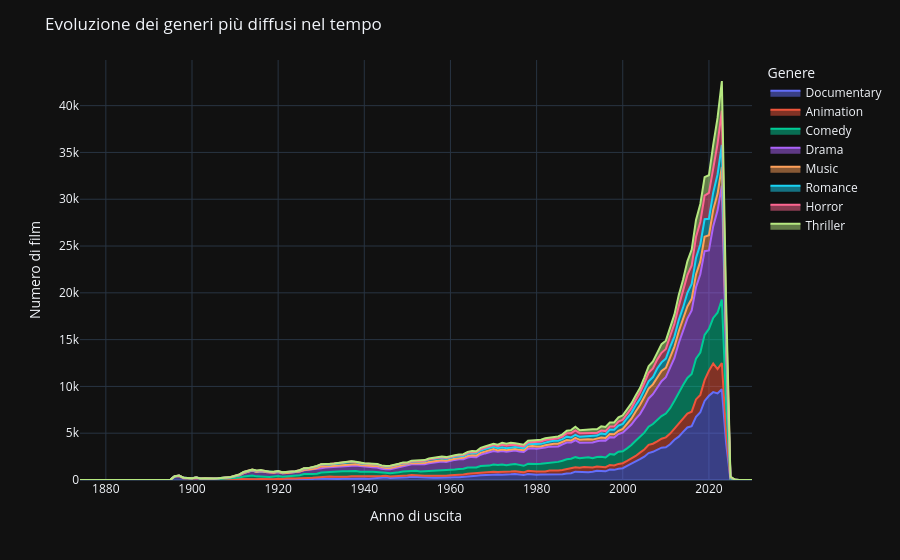

The code cell stored with this chart in its notebook:
### Markdown cell above
### Chart

### Code cell
import plotly.express as px

fig = px.area(
    genre_year_counts,
    x=col_year,
    y="count",
    color="genre",
    custom_data=["hover_text"],
)

# tooltip personalizzato: uso la stringa che abbiamo costruito sopra
fig.update_traces(
    hovertemplate="%{customdata[0]}<extra></extra>"
)

fig.update_layout(
    title="Evoluzione dei generi più diffusi nel tempo",
    xaxis_title="Anno di uscita",
    yaxis_title="Numero di film",
    legend_title="Genere",
    template="plotly_dark"  # per stare più vicino al look scuro dello screen
)

fig.show()

### Figure 1 — Plotly figure (JSON) as saved in the notebook; plotly's stock layout.template omitted (floating-point values rounded to 4 significant figures; data arrays with more than 128 entries replaced by an {"elided": "..."} marker saying what was removed)
{"data": [{"customdata": {"elided": "143x1 str values"}, "fillpattern": {"shape": ""}, "hovertemplate": "%{customdata[0]}<extra></extra>", "legendgroup": "Documentary", "line": {"color": "#636efa"}, "marker": {"symbol": "circle"}, "mode": "lines", "name": "Documentary", "orientation": "v", "showlegend": true, "stackgroup": "1", "x": {"elided": "143 str values"}, "xaxis": "x", "y": {"elided": "143 int values"}, "yaxis": "y", "type": "scatter"}, {"customdata": {"elided": "133x1 str values"}, "fillpattern": {"shape": ""}, "hovertemplate": "%{customdata[0]}<extra></extra>", "legendgroup": "Animation", "line": {"color": "#EF553B"}, "marker": {"symbol": "circle"}, "mode": "lines", "name": "Animation", "orientation": "v", "showlegend": true, "stackgroup": "1", "x": {"elided": "133 str values"}, "xaxis": "x", "y": {"elided": "133 int values"}, "yaxis": "y", "type": "scatter"}, {"customdata": {"elided": "138x1 str values"}, "fillpattern": {"shape": ""}, "hovertemplate": "%{customdata[0]}<extra></extra>", "legendgroup": "Comedy", "line": {"color": "#00cc96"}, "marker": {"symbol": "circle"}, "mode": "lines", "name": "Comedy", "orientation": "v", "showlegend": true, "stackgroup": "1", "x": {"elided": "138 str values"}, "xaxis": "x", "y": {"elided": "138 int values"}, "yaxis": "y", "type": "scatter"}, {"customdata": {"elided": "138x1 str values"}, "fillpattern": {"shape": ""}, "hovertemplate": "%{customdata[0]}<extra></extra>", "legendgroup": "Drama", "line": {"color": "#ab63fa"}, "marker": {"symbol": "circle"}, "mode": "lines", "name": "Drama", "orientation": "v", "showlegend": true, "stackgroup": "1", "x": {"elided": "138 str values"}, "xaxis": "x", "y": {"elided": "138 int values"}, "yaxis": "y", "type": "scatter"}, {"customdata": [["Genere: Music<br>Anno: 1894-01-01 00:00:00<br>Film: 1"], ["Genere: Music<br>Anno: 1897-01-01 00:00:00<br>Film: 1"], ["Genere: Music<br>Anno: 1898-01-01 00:00:00<br>Film: 1"], ["Genere: Music<br>Anno: 1899-01-01 00:00:00<br>Film: 1"], ["Genere: Music<br>Anno: 1900-01-01 00:00:00<br>Film: 4"], ["Genere: Music<br>Anno: 1902-01-01 00:00:00<br>Film: 3"], ["Genere: Music<br>Anno: 1903-01-01 00:00:00<br>Film: 1"], ["Genere: Music<br>Anno: 1905-01-01 00:00:00<br>Film: 7"], ["Genere: Music<br>Anno: 1906-01-01 00:00:00<br>Film: 3"], ["Genere: Music<br>Anno: 1907-01-01 00:00:00<br>Film: 5"], ["Genere: Music<br>Anno: 1908-01-01 00:00:00<br>Film: 11"], ["Genere: Music<br>Anno: 1909-01-01 00:00:00<br>Film: 3"], ["Genere: Music<br>Anno: 1910-01-01 00:00:00<br>Film: 3"], ["Genere: Music<br>Anno: 1911-01-01 00:00:00<br>Film: 3"], ["Genere: Music<br>Anno: 1913-01-01 00:00:00<br>Film: 4"], ["Genere: Music<br>Anno: 1914-01-01 00:00:00<br>Film: 1"], ["Genere: Music<br>Anno: 1915-01-01 00:00:00<br>Film: 1"], ["Genere: Music<br>Anno: 1917-01-01 00:00:00<br>Film: 1"], ["Genere: Music<br>Anno: 1919-01-01 00:00:00<br>Film: 1"], ["Genere: Music<br>Anno: 1921-01-01 00:00:00<br>Film: 2"], ["Genere: Music<br>Anno: 1922-01-01 00:00:00<br>Film: 1"], ["Genere: Music<br>Anno: 1923-01-01 00:00:00<br>Film: 2"], ["Genere: Music<br>Anno: 1924-01-01 00:00:00<br>Film: 1"], ["Genere: Music<br>Anno: 1925-01-01 00:00:00<br>Film: 1"], ["Genere: Music<br>Anno: 1926-01-01 00:00:00<br>Film: 21"], ["Genere: Music<br>Anno: 1927-01-01 00:00:00<br>Film: 14"], ["Genere: Music<br>Anno: 1928-01-01 00:00:00<br>Film: 27"], ["Genere: Music<br>Anno: 1929-01-01 00:00:00<br>Film: 111"], ["Genere: Music<br>Anno: 1930-01-01 00:00:00<br>Film: 196"], ["Genere: Music<br>Anno: 1931-01-01 00:00:00<br>Film: 93"], ["Genere: Music<br>Anno: 1932-01-01 00:00:00<br>Film: 100"], ["Genere: Music<br>Anno: 1933-01-01 00:00:00<br>Film: 136"], ["Genere: Music<br>Anno: 1934-01-01 00:00:00<br>Film: 136"], ["Genere: Music<br>Anno: 1935-01-01 00:00:00<br>Film: 145"], ["Genere: Music<br>Anno: 1936-01-01 00:00:00<br>Film: 154"], ["Genere: Music<br>Anno: 1937-01-01 00:00:00<br>Film: 136"], ["Genere: Music<br>Anno: 1938-01-01 00:00:00<br>Film: 137"], ["Genere: Music<br>Anno: 1939-01-01 00:00:00<br>Film: 115"], ["Genere: Music<br>Anno: 1940-01-01 00:00:00<br>Film: 125"], ["Genere: Music<br>Anno: 1941-01-01 00:00:00<br>Film: 137"], ["Genere: Music<br>Anno: 1942-01-01 00:00:00<br>Film: 136"], ["Genere: Music<br>Anno: 1943-01-01 00:00:00<br>Film: 156"], ["Genere: Music<br>Anno: 1944-01-01 00:00:00<br>Film: 164"], ["Genere: Music<br>Anno: 1945-01-01 00:00:00<br>Film: 141"], ["Genere: Music<br>Anno: 1946-01-01 00:00:00<br>Film: 135"], ["Genere: Music<br>Anno: 1947-01-01 00:00:00<br>Film: 118"], ["Genere: Music<br>Anno: 1948-01-01 00:00:00<br>Film: 100"], ["Genere: Music<br>Anno: 1949-01-01 00:00:00<br>Film: 116"], ["Genere: Music<br>Anno: 1950-01-01 00:00:00<br>Film: 82"], ["Genere: Music<br>Anno: 1951-01-01 00:00:00<br>Film: 127"], ["Genere: Music<br>Anno: 1952-01-01 00:00:00<br>Film: 117"], ["Genere: Music<br>Anno: 1953-01-01 00:00:00<br>Film: 131"], ["Genere: Music<br>Anno: 1954-01-01 00:00:00<br>Film: 113"], ["Genere: Music<br>Anno: 1955-01-01 00:00:00<br>Film: 136"], ["Genere: Music<br>Anno: 1956-01-01 00:00:00<br>Film: 152"], ["Genere: Music<br>Anno: 1957-01-01 00:00:00<br>Film: 135"], ["Genere: Music<br>Anno: 1958-01-01 00:00:00<br>Film: 133"], ["Genere: Music<br>Anno: 1959-01-01 00:00:00<br>Film: 120"], ["Genere: Music<br>Anno: 1960-01-01 00:00:00<br>Film: 118"], ["Genere: Music<br>Anno: 1961-01-01 00:00:00<br>Film: 118"], ["Genere: Music<br>Anno: 1962-01-01 00:00:00<br>Film: 132"], ["Genere: Music<br>Anno: 1963-01-01 00:00:00<br>Film: 149"], ["Genere: Music<br>Anno: 1964-01-01 00:00:00<br>Film: 169"], ["Genere: Music<br>Anno: 1965-01-01 00:00:00<br>Film: 165"], ["Genere: Music<br>Anno: 1966-01-01 00:00:00<br>Film: 173"], ["Genere: Music<br>Anno: 1967-01-01 00:00:00<br>Film: 205"], ["Genere: Music<br>Anno: 1968-01-01 00:00:00<br>Film: 193"], ["Genere: Music<br>Anno: 1969-01-01 00:00:00<br>Film: 193"], ["Genere: Music<br>Anno: 1970-01-01 00:00:00<br>Film: 207"], ["Genere: Music<br>Anno: 1971-01-01 00:00:00<br>Film: 144"], ["Genere: Music<br>Anno: 1972-01-01 00:00:00<br>Film: 175"], ["Genere: Music<br>Anno: 1973-01-01 00:00:00<br>Film: 166"], ["Genere: Music<br>Anno: 1974-01-01 00:00:00<br>Film: 151"], ["Genere: Music<br>Anno: 1975-01-01 00:00:00<br>Film: 152"], ["Genere: Music<br>Anno: 1976-01-01 00:00:00<br>Film: 177"], ["Genere: Music<br>Anno: 1977-01-01 00:00:00<br>Film: 190"], ["Genere: Music<br>Anno: 1978-01-01 00:00:00<br>Film: 224"], ["Genere: Music<br>Anno: 1979-01-01 00:00:00<br>Film: 228"], ["Genere: Music<br>Anno: 1980-01-01 00:00:00<br>Film: 244"], ["Genere: Music<br>Anno: 1981-01-01 00:00:00<br>Film: 222"], ["Genere: Music<br>Anno: 1982-01-01 00:00:00<br>Film: 243"], ["Genere: Music<br>Anno: 1983-01-01 00:00:00<br>Film: 252"], ["Genere: Music<br>Anno: 1984-01-01 00:00:00<br>Film: 265"], ["Genere: Music<br>Anno: 1985-01-01 00:00:00<br>Film: 293"], ["Genere: Music<br>Anno: 1986-01-01 00:00:00<br>Film: 257"], ["Genere: Music<br>Anno: 1987-01-01 00:00:00<br>Film: 271"], ["Genere: Music<br>Anno: 1988-01-01 00:00:00<br>Film: 225"], ["Genere: Music<br>Anno: 1989-01-01 00:00:00<br>Film: 260"], ["Genere: Music<br>Anno: 1990-01-01 00:00:00<br>Film: 322"], ["Genere: Music<br>Anno: 1991-01-01 00:00:00<br>Film: 332"], ["Genere: Music<br>Anno: 1992-01-01 00:00:00<br>Film: 307"], ["Genere: Music<br>Anno: 1993-01-01 00:00:00<br>Film: 303"], ["Genere: Music<br>Anno: 1994-01-01 00:00:00<br>Film: 250"], ["Genere: Music<br>Anno: 1995-01-01 00:00:00<br>Film: 315"], ["Genere: Music<br>Anno: 1996-01-01 00:00:00<br>Film: 278"], ["Genere: Music<br>Anno: 1997-01-01 00:00:00<br>Film: 338"], ["Genere: Music<br>Anno: 1998-01-01 00:00:00<br>Film: 341"], ["Genere: Music<br>Anno: 1999-01-01 00:00:00<br>Film: 356"], ["Genere: Music<br>Anno: 2000-01-01 00:00:00<br>Film: 396"], ["Genere: Music<br>Anno: 2001-01-01 00:00:00<br>Film: 549"], ["Genere: Music<br>Anno: 2002-01-01 00:00:00<br>Film: 617"], ["Genere: Music<br>Anno: 2003-01-01 00:00:00<br>Film: 796"], ["Genere: Music<br>Anno: 2004-01-01 00:00:00<br>Film: 967"], ["Genere: Music<br>Anno: 2005-01-01 00:00:00<br>Film: 1042"], ["Genere: Music<br>Anno: 2006-01-01 00:00:00<br>Film: 1064"], ["Genere: Music<br>Anno: 2007-01-01 00:00:00<br>Film: 1046"], ["Genere: Music<br>Anno: 2008-01-01 00:00:00<br>Film: 1102"], ["Genere: Music<br>Anno: 2009-01-01 00:00:00<br>Film: 1078"], ["Genere: Music<br>Anno: 2010-01-01 00:00:00<br>Film: 1011"], ["Genere: Music<br>Anno: 2011-01-01 00:00:00<br>Film: 1207"], ["Genere: Music<br>Anno: 2012-01-01 00:00:00<br>Film: 1208"], ["Genere: Music<br>Anno: 2013-01-01 00:00:00<br>Film: 1253"], ["Genere: Music<br>Anno: 2014-01-01 00:00:00<br>Film: 1250"], ["Genere: Music<br>Anno: 2015-01-01 00:00:00<br>Film: 1307"], ["Genere: Music<br>Anno: 2016-01-01 00:00:00<br>Film: 1230"], ["Genere: Music<br>Anno: 2017-01-01 00:00:00<br>Film: 1375"], ["Genere: Music<br>Anno: 2018-01-01 00:00:00<br>Film: 1367"], ["Genere: Music<br>Anno: 2019-01-01 00:00:00<br>Film: 1537"], ["Genere: Music<br>Anno: 2020-01-01 00:00:00<br>Film: 1607"], ["Genere: Music<br>Anno: 2021-01-01 00:00:00<br>Film: 1767"], ["Genere: Music<br>Anno: 2022-01-01 00:00:00<br>Film: 1797"], ["Genere: Music<br>Anno: 2023-01-01 00:00:00<br>Film: 2004"], ["Genere: Music<br>Anno: 2024-01-01 00:00:00<br>Film: 766"], ["Genere: Music<br>Anno: 2025-01-01 00:00:00<br>Film: 5"], ["Genere: Music<br>Anno: 2026-01-01 00:00:00<br>Film: 1"], ["Genere: Music<br>Anno: 2030-01-01 00:00:00<br>Film: 1"]], "fillpattern": {"shape": ""}, "hovertemplate": "%{customdata[0]}<extra></extra>", "legendgroup": "Music", "line": {"color": "#FFA15A"}, "marker": {"symbol": "circle"}, "mode": "lines", "name": "Music", "orientation": "v", "showlegend": true, "stackgroup": "1", "x": ["1894-01-01T00:00:00.000000000", "1897-01-01T00:00:00.000000000", "1898-01-01T00:00:00.000000000", "1899-01-01T00:00:00.000000000", "1900-01-01T00:00:00.000000000", "1902-01-01T00:00:00.000000000", "1903-01-01T00:00:00.000000000", "1905-01-01T00:00:00.000000000", "1906-01-01T00:00:00.000000000", "1907-01-01T00:00:00.000000000", "1908-01-01T00:00:00.000000000", "1909-01-01T00:00:00.000000000", "1910-01-01T00:00:00.000000000", "1911-01-01T00:00:00.000000000", "1913-01-01T00:00:00.000000000", "1914-01-01T00:00:00.000000000", "1915-01-01T00:00:00.000000000", "1917-01-01T00:00:00.000000000", "1919-01-01T00:00:00.000000000", "1921-01-01T00:00:00.000000000", "1922-01-01T00:00:00.000000000", "1923-01-01T00:00:00.000000000", "1924-01-01T00:00:00.000000000", "1925-01-01T00:00:00.000000000", "1926-01-01T00:00:00.000000000", "1927-01-01T00:00:00.000000000", "1928-01-01T00:00:00.000000000", "1929-01-01T00:00:00.000000000", "1930-01-01T00:00:00.000000000", "1931-01-01T00:00:00.000000000", "1932-01-01T00:00:00.000000000", "1933-01-01T00:00:00.000000000", "1934-01-01T00:00:00.000000000", "1935-01-01T00:00:00.000000000", "1936-01-01T00:00:00.000000000", "1937-01-01T00:00:00.000000000", "1938-01-01T00:00:00.000000000", "1939-01-01T00:00:00.000000000", "1940-01-01T00:00:00.000000000", "1941-01-01T00:00:00.000000000", "1942-01-01T00:00:00.000000000", "1943-01-01T00:00:00.000000000", "1944-01-01T00:00:00.000000000", "1945-01-01T00:00:00.000000000", "1946-01-01T00:00:00.000000000", "1947-01-01T00:00:00.000000000", "1948-01-01T00:00:00.000000000", "1949-01-01T00:00:00.000000000", "1950-01-01T00:00:00.000000000", "1951-01-01T00:00:00.000000000", "1952-01-01T00:00:00.000000000", "1953-01-01T00:00:00.000000000", "1954-01-01T00:00:00.000000000", "1955-01-01T00:00:00.000000000", "1956-01-01T00:00:00.000000000", "1957-01-01T00:00:00.000000000", "1958-01-01T00:00:00.000000000", "1959-01-01T00:00:00.000000000", "1960-01-01T00:00:00.000000000", "1961-01-01T00:00:00.000000000", "1962-01-01T00:00:00.000000000", "1963-01-01T00:00:00.000000000", "1964-01-01T00:00:00.000000000", "1965-01-01T00:00:00.000000000", "1966-01-01T00:00:00.000000000", "1967-01-01T00:00:00.000000000", "1968-01-01T00:00:00.000000000", "1969-01-01T00:00:00.000000000", "1970-01-01T00:00:00.000000000", "1971-01-01T00:00:00.000000000", "1972-01-01T00:00:00.000000000", "1973-01-01T00:00:00.000000000", "1974-01-01T00:00:00.000000000", "1975-01-01T00:00:00.000000000", "1976-01-01T00:00:00.000000000", "1977-01-01T00:00:00.000000000", "1978-01-01T00:00:00.000000000", "1979-01-01T00:00:00.000000000", "1980-01-01T00:00:00.000000000", "1981-01-01T00:00:00.000000000", "1982-01-01T00:00:00.000000000", "1983-01-01T00:00:00.000000000", "1984-01-01T00:00:00.000000000", "1985-01-01T00:00:00.000000000", "1986-01-01T00:00:00.000000000", "1987-01-01T00:00:00.000000000", "1988-01-01T00:00:00.000000000", "1989-01-01T00:00:00.000000000", "1990-01-01T00:00:00.000000000", "1991-01-01T00:00:00.000000000", "1992-01-01T00:00:00.000000000", "1993-01-01T00:00:00.000000000", "1994-01-01T00:00:00.000000000", "1995-01-01T00:00:00.000000000", "1996-01-01T00:00:00.000000000", "1997-01-01T00:00:00.000000000", "1998-01-01T00:00:00.000000000", "1999-01-01T00:00:00.000000000", "2000-01-01T00:00:00.000000000", "2001-01-01T00:00:00.000000000", "2002-01-01T00:00:00.000000000", "2003-01-01T00:00:00.000000000", "2004-01-01T00:00:00.000000000", "2005-01-01T00:00:00.000000000", "2006-01-01T00:00:00.000000000", "2007-01-01T00:00:00.000000000", "2008-01-01T00:00:00.000000000", "2009-01-01T00:00:00.000000000", "2010-01-01T00:00:00.000000000", "2011-01-01T00:00:00.000000000", "2012-01-01T00:00:00.000000000", "2013-01-01T00:00:00.000000000", "2014-01-01T00:00:00.000000000", "2015-01-01T00:00:00.000000000", "2016-01-01T00:00:00.000000000", "2017-01-01T00:00:00.000000000", "2018-01-01T00:00:00.000000000", "2019-01-01T00:00:00.000000000", "2020-01-01T00:00:00.000000000", "2021-01-01T00:00:00.000000000", "2022-01-01T00:00:00.000000000", "2023-01-01T00:00:00.000000000", "2024-01-01T00:00:00.000000000", "2025-01-01T00:00:00.000000000", "2026-01-01T00:00:00.000000000", "2030-01-01T00:00:00.000000000"], "xaxis": "x", "y": [1, 1, 1, 1, 4, 3, 1, 7, 3, 5, 11, 3, 3, 3, 4, 1, 1, 1, 1, 2, 1, 2, 1, 1, 21, 14, 27, 111, 196, 93, 100, 136, 136, 145, 154, 136, 137, 115, 125, 137, 136, 156, 164, 141, 135, 118, 100, 116, 82, 127, 117, 131, 113, 136, 152, 135, 133, 120, 118, 118, 132, 149, 169, 165, 173, 205, 193, 193, 207, 144, 175, 166, 151, 152, 177, 190, 224, 228, 244, 222, 243, 252, 265, 293, 257, 271, 225, 260, 322, 332, 307, 303, 250, 315, 278, 338, 341, 356, 396, 549, 617, 796, 967, 1042, 1064, 1046, 1102, 1078, 1011, 1207, 1208, 1253, 1250, 1307, 1230, 1375, 1367, 1537, 1607, 1767, 1797, 2004, 766, 5, 1, 1], "yaxis": "y", "type": "scatter"}, {"customdata": {"elided": "131x1 str values"}, "fillpattern": {"shape": ""}, "hovertemplate": "%{customdata[0]}<extra></extra>", "legendgroup": "Romance", "line": {"color": "#19d3f3"}, "marker": {"symbol": "circle"}, "mode": "lines", "name": "Romance", "orientation": "v", "showlegend": true, "stackgroup": "1", "x": {"elided": "131 str values"}, "xaxis": "x", "y": {"elided": "131 int values"}, "yaxis": "y", "type": "scatter"}, {"customdata": {"elided": "132x1 str values"}, "fillpattern": {"shape": ""}, "hovertemplate": "%{customdata[0]}<extra></extra>", "legendgroup": "Horror", "line": {"color": "#FF6692"}, "marker": {"symbol": "circle"}, "mode": "lines", "name": "Horror", "orientation": "v", "showlegend": true, "stackgroup": "1", "x": {"elided": "132 str values"}, "xaxis": "x", "y": {"elided": "132 int values"}, "yaxis": "y", "type": "scatter"}, {"customdata": [["Genere: Thriller<br>Anno: 1902-01-01 00:00:00<br>Film: 1"], ["Genere: Thriller<br>Anno: 1904-01-01 00:00:00<br>Film: 2"], ["Genere: Thriller<br>Anno: 1906-01-01 00:00:00<br>Film: 2"], ["Genere: Thriller<br>Anno: 1908-01-01 00:00:00<br>Film: 4"], ["Genere: Thriller<br>Anno: 1909-01-01 00:00:00<br>Film: 2"], ["Genere: Thriller<br>Anno: 1910-01-01 00:00:00<br>Film: 5"], ["Genere: Thriller<br>Anno: 1911-01-01 00:00:00<br>Film: 10"], ["Genere: Thriller<br>Anno: 1912-01-01 00:00:00<br>Film: 13"], ["Genere: Thriller<br>Anno: 1913-01-01 00:00:00<br>Film: 15"], ["Genere: Thriller<br>Anno: 1914-01-01 00:00:00<br>Film: 18"], ["Genere: Thriller<br>Anno: 1915-01-01 00:00:00<br>Film: 60"], ["Genere: Thriller<br>Anno: 1916-01-01 00:00:00<br>Film: 64"], ["Genere: Thriller<br>Anno: 1917-01-01 00:00:00<br>Film: 18"], ["Genere: Thriller<br>Anno: 1918-01-01 00:00:00<br>Film: 4"], ["Genere: Thriller<br>Anno: 1919-01-01 00:00:00<br>Film: 4"], ["Genere: Thriller<br>Anno: 1920-01-01 00:00:00<br>Film: 9"], ["Genere: Thriller<br>Anno: 1921-01-01 00:00:00<br>Film: 8"], ["Genere: Thriller<br>Anno: 1922-01-01 00:00:00<br>Film: 5"], ["Genere: Thriller<br>Anno: 1923-01-01 00:00:00<br>Film: 4"], ["Genere: Thriller<br>Anno: 1924-01-01 00:00:00<br>Film: 4"], ["Genere: Thriller<br>Anno: 1925-01-01 00:00:00<br>Film: 10"], ["Genere: Thriller<br>Anno: 1926-01-01 00:00:00<br>Film: 13"], ["Genere: Thriller<br>Anno: 1927-01-01 00:00:00<br>Film: 7"], ["Genere: Thriller<br>Anno: 1928-01-01 00:00:00<br>Film: 11"], ["Genere: Thriller<br>Anno: 1929-01-01 00:00:00<br>Film: 21"], ["Genere: Thriller<br>Anno: 1930-01-01 00:00:00<br>Film: 10"], ["Genere: Thriller<br>Anno: 1931-01-01 00:00:00<br>Film: 20"], ["Genere: Thriller<br>Anno: 1932-01-01 00:00:00<br>Film: 27"], ["Genere: Thriller<br>Anno: 1933-01-01 00:00:00<br>Film: 22"], ["Genere: Thriller<br>Anno: 1934-01-01 00:00:00<br>Film: 28"], ["Genere: Thriller<br>Anno: 1935-01-01 00:00:00<br>Film: 31"], ["Genere: Thriller<br>Anno: 1936-01-01 00:00:00<br>Film: 34"], ["Genere: Thriller<br>Anno: 1937-01-01 00:00:00<br>Film: 30"], ["Genere: Thriller<br>Anno: 1938-01-01 00:00:00<br>Film: 23"], ["Genere: Thriller<br>Anno: 1939-01-01 00:00:00<br>Film: 38"], ["Genere: Thriller<br>Anno: 1940-01-01 00:00:00<br>Film: 34"], ["Genere: Thriller<br>Anno: 1941-01-01 00:00:00<br>Film: 35"], ["Genere: Thriller<br>Anno: 1942-01-01 00:00:00<br>Film: 52"], ["Genere: Thriller<br>Anno: 1943-01-01 00:00:00<br>Film: 41"], ["Genere: Thriller<br>Anno: 1944-01-01 00:00:00<br>Film: 39"], ["Genere: Thriller<br>Anno: 1945-01-01 00:00:00<br>Film: 52"], ["Genere: Thriller<br>Anno: 1946-01-01 00:00:00<br>Film: 71"], ["Genere: Thriller<br>Anno: 1947-01-01 00:00:00<br>Film: 63"], ["Genere: Thriller<br>Anno: 1948-01-01 00:00:00<br>Film: 75"], ["Genere: Thriller<br>Anno: 1949-01-01 00:00:00<br>Film: 67"], ["Genere: Thriller<br>Anno: 1950-01-01 00:00:00<br>Film: 66"], ["Genere: Thriller<br>Anno: 1951-01-01 00:00:00<br>Film: 68"], ["Genere: Thriller<br>Anno: 1952-01-01 00:00:00<br>Film: 65"], ["Genere: Thriller<br>Anno: 1953-01-01 00:00:00<br>Film: 76"], ["Genere: Thriller<br>Anno: 1954-01-01 00:00:00<br>Film: 74"], ["Genere: Thriller<br>Anno: 1955-01-01 00:00:00<br>Film: 73"], ["Genere: Thriller<br>Anno: 1956-01-01 00:00:00<br>Film: 92"], ["Genere: Thriller<br>Anno: 1957-01-01 00:00:00<br>Film: 84"], ["Genere: Thriller<br>Anno: 1958-01-01 00:00:00<br>Film: 88"], ["Genere: Thriller<br>Anno: 1959-01-01 00:00:00<br>Film: 100"], ["Genere: Thriller<br>Anno: 1960-01-01 00:00:00<br>Film: 92"], ["Genere: Thriller<br>Anno: 1961-01-01 00:00:00<br>Film: 88"], ["Genere: Thriller<br>Anno: 1962-01-01 00:00:00<br>Film: 86"], ["Genere: Thriller<br>Anno: 1963-01-01 00:00:00<br>Film: 91"], ["Genere: Thriller<br>Anno: 1964-01-01 00:00:00<br>Film: 131"], ["Genere: Thriller<br>Anno: 1965-01-01 00:00:00<br>Film: 119"], ["Genere: Thriller<br>Anno: 1966-01-01 00:00:00<br>Film: 117"], ["Genere: Thriller<br>Anno: 1967-01-01 00:00:00<br>Film: 148"], ["Genere: Thriller<br>Anno: 1968-01-01 00:00:00<br>Film: 139"], ["Genere: Thriller<br>Anno: 1969-01-01 00:00:00<br>Film: 164"], ["Genere: Thriller<br>Anno: 1970-01-01 00:00:00<br>Film: 148"], ["Genere: Thriller<br>Anno: 1971-01-01 00:00:00<br>Film: 166"], ["Genere: Thriller<br>Anno: 1972-01-01 00:00:00<br>Film: 221"], ["Genere: Thriller<br>Anno: 1973-01-01 00:00:00<br>Film: 235"], ["Genere: Thriller<br>Anno: 1974-01-01 00:00:00<br>Film: 230"], ["Genere: Thriller<br>Anno: 1975-01-01 00:00:00<br>Film: 179"], ["Genere: Thriller<br>Anno: 1976-01-01 00:00:00<br>Film: 184"], ["Genere: Thriller<br>Anno: 1977-01-01 00:00:00<br>Film: 192"], ["Genere: Thriller<br>Anno: 1978-01-01 00:00:00<br>Film: 181"], ["Genere: Thriller<br>Anno: 1979-01-01 00:00:00<br>Film: 156"], ["Genere: Thriller<br>Anno: 1980-01-01 00:00:00<br>Film: 190"], ["Genere: Thriller<br>Anno: 1981-01-01 00:00:00<br>Film: 187"], ["Genere: Thriller<br>Anno: 1982-01-01 00:00:00<br>Film: 195"], ["Genere: Thriller<br>Anno: 1983-01-01 00:00:00<br>Film: 191"], ["Genere: Thriller<br>Anno: 1984-01-01 00:00:00<br>Film: 223"], ["Genere: Thriller<br>Anno: 1985-01-01 00:00:00<br>Film: 209"], ["Genere: Thriller<br>Anno: 1986-01-01 00:00:00<br>Film: 244"], ["Genere: Thriller<br>Anno: 1987-01-01 00:00:00<br>Film: 272"], ["Genere: Thriller<br>Anno: 1988-01-01 00:00:00<br>Film: 324"], ["Genere: Thriller<br>Anno: 1989-01-01 00:00:00<br>Film: 376"], ["Genere: Thriller<br>Anno: 1990-01-01 00:00:00<br>Film: 313"], ["Genere: Thriller<br>Anno: 1991-01-01 00:00:00<br>Film: 329"], ["Genere: Thriller<br>Anno: 1992-01-01 00:00:00<br>Film: 366"], ["Genere: Thriller<br>Anno: 1993-01-01 00:00:00<br>Film: 402"], ["Genere: Thriller<br>Anno: 1994-01-01 00:00:00<br>Film: 390"], ["Genere: Thriller<br>Anno: 1995-01-01 00:00:00<br>Film: 445"], ["Genere: Thriller<br>Anno: 1996-01-01 00:00:00<br>Film: 448"], ["Genere: Thriller<br>Anno: 1997-01-01 00:00:00<br>Film: 440"], ["Genere: Thriller<br>Anno: 1998-01-01 00:00:00<br>Film: 451"], ["Genere: Thriller<br>Anno: 1999-01-01 00:00:00<br>Film: 462"], ["Genere: Thriller<br>Anno: 2000-01-01 00:00:00<br>Film: 478"], ["Genere: Thriller<br>Anno: 2001-01-01 00:00:00<br>Film: 484"], ["Genere: Thriller<br>Anno: 2002-01-01 00:00:00<br>Film: 512"], ["Genere: Thriller<br>Anno: 2003-01-01 00:00:00<br>Film: 482"], ["Genere: Thriller<br>Anno: 2004-01-01 00:00:00<br>Film: 478"], ["Genere: Thriller<br>Anno: 2005-01-01 00:00:00<br>Film: 582"], ["Genere: Thriller<br>Anno: 2006-01-01 00:00:00<br>Film: 710"], ["Genere: Thriller<br>Anno: 2007-01-01 00:00:00<br>Film: 758"], ["Genere: Thriller<br>Anno: 2008-01-01 00:00:00<br>Film: 805"], ["Genere: Thriller<br>Anno: 2009-01-01 00:00:00<br>Film: 931"], ["Genere: Thriller<br>Anno: 2010-01-01 00:00:00<br>Film: 883"], ["Genere: Thriller<br>Anno: 2011-01-01 00:00:00<br>Film: 943"], ["Genere: Thriller<br>Anno: 2012-01-01 00:00:00<br>Film: 996"], ["Genere: Thriller<br>Anno: 2013-01-01 00:00:00<br>Film: 1197"], ["Genere: Thriller<br>Anno: 2014-01-01 00:00:00<br>Film: 1261"], ["Genere: Thriller<br>Anno: 2015-01-01 00:00:00<br>Film: 1478"], ["Genere: Thriller<br>Anno: 2016-01-01 00:00:00<br>Film: 1685"], ["Genere: Thriller<br>Anno: 2017-01-01 00:00:00<br>Film: 1825"], ["Genere: Thriller<br>Anno: 2018-01-01 00:00:00<br>Film: 1928"], ["Genere: Thriller<br>Anno: 2019-01-01 00:00:00<br>Film: 1965"], ["Genere: Thriller<br>Anno: 2020-01-01 00:00:00<br>Film: 1889"], ["Genere: Thriller<br>Anno: 2021-01-01 00:00:00<br>Film: 2301"], ["Genere: Thriller<br>Anno: 2022-01-01 00:00:00<br>Film: 2767"], ["Genere: Thriller<br>Anno: 2023-01-01 00:00:00<br>Film: 3177"], ["Genere: Thriller<br>Anno: 2024-01-01 00:00:00<br>Film: 1685"], ["Genere: Thriller<br>Anno: 2025-01-01 00:00:00<br>Film: 59"], ["Genere: Thriller<br>Anno: 2026-01-01 00:00:00<br>Film: 6"], ["Genere: Thriller<br>Anno: 2027-01-01 00:00:00<br>Film: 2"]], "fillpattern": {"shape": ""}, "hovertemplate": "%{customdata[0]}<extra></extra>", "legendgroup": "Thriller", "line": {"color": "#B6E880"}, "marker": {"symbol": "circle"}, "mode": "lines", "name": "Thriller", "orientation": "v", "showlegend": true, "stackgroup": "1", "x": ["1902-01-01T00:00:00.000000000", "1904-01-01T00:00:00.000000000", "1906-01-01T00:00:00.000000000", "1908-01-01T00:00:00.000000000", "1909-01-01T00:00:00.000000000", "1910-01-01T00:00:00.000000000", "1911-01-01T00:00:00.000000000", "1912-01-01T00:00:00.000000000", "1913-01-01T00:00:00.000000000", "1914-01-01T00:00:00.000000000", "1915-01-01T00:00:00.000000000", "1916-01-01T00:00:00.000000000", "1917-01-01T00:00:00.000000000", "1918-01-01T00:00:00.000000000", "1919-01-01T00:00:00.000000000", "1920-01-01T00:00:00.000000000", "1921-01-01T00:00:00.000000000", "1922-01-01T00:00:00.000000000", "1923-01-01T00:00:00.000000000", "1924-01-01T00:00:00.000000000", "1925-01-01T00:00:00.000000000", "1926-01-01T00:00:00.000000000", "1927-01-01T00:00:00.000000000", "1928-01-01T00:00:00.000000000", "1929-01-01T00:00:00.000000000", "1930-01-01T00:00:00.000000000", "1931-01-01T00:00:00.000000000", "1932-01-01T00:00:00.000000000", "1933-01-01T00:00:00.000000000", "1934-01-01T00:00:00.000000000", "1935-01-01T00:00:00.000000000", "1936-01-01T00:00:00.000000000", "1937-01-01T00:00:00.000000000", "1938-01-01T00:00:00.000000000", "1939-01-01T00:00:00.000000000", "1940-01-01T00:00:00.000000000", "1941-01-01T00:00:00.000000000", "1942-01-01T00:00:00.000000000", "1943-01-01T00:00:00.000000000", "1944-01-01T00:00:00.000000000", "1945-01-01T00:00:00.000000000", "1946-01-01T00:00:00.000000000", "1947-01-01T00:00:00.000000000", "1948-01-01T00:00:00.000000000", "1949-01-01T00:00:00.000000000", "1950-01-01T00:00:00.000000000", "1951-01-01T00:00:00.000000000", "1952-01-01T00:00:00.000000000", "1953-01-01T00:00:00.000000000", "1954-01-01T00:00:00.000000000", "1955-01-01T00:00:00.000000000", "1956-01-01T00:00:00.000000000", "1957-01-01T00:00:00.000000000", "1958-01-01T00:00:00.000000000", "1959-01-01T00:00:00.000000000", "1960-01-01T00:00:00.000000000", "1961-01-01T00:00:00.000000000", "1962-01-01T00:00:00.000000000", "1963-01-01T00:00:00.000000000", "1964-01-01T00:00:00.000000000", "1965-01-01T00:00:00.000000000", "1966-01-01T00:00:00.000000000", "1967-01-01T00:00:00.000000000", "1968-01-01T00:00:00.000000000", "1969-01-01T00:00:00.000000000", "1970-01-01T00:00:00.000000000", "1971-01-01T00:00:00.000000000", "1972-01-01T00:00:00.000000000", "1973-01-01T00:00:00.000000000", "1974-01-01T00:00:00.000000000", "1975-01-01T00:00:00.000000000", "1976-01-01T00:00:00.000000000", "1977-01-01T00:00:00.000000000", "1978-01-01T00:00:00.000000000", "1979-01-01T00:00:00.000000000", "1980-01-01T00:00:00.000000000", "1981-01-01T00:00:00.000000000", "1982-01-01T00:00:00.000000000", "1983-01-01T00:00:00.000000000", "1984-01-01T00:00:00.000000000", "1985-01-01T00:00:00.000000000", "1986-01-01T00:00:00.000000000", "1987-01-01T00:00:00.000000000", "1988-01-01T00:00:00.000000000", "1989-01-01T00:00:00.000000000", "1990-01-01T00:00:00.000000000", "1991-01-01T00:00:00.000000000", "1992-01-01T00:00:00.000000000", "1993-01-01T00:00:00.000000000", "1994-01-01T00:00:00.000000000", "1995-01-01T00:00:00.000000000", "1996-01-01T00:00:00.000000000", "1997-01-01T00:00:00.000000000", "1998-01-01T00:00:00.000000000", "1999-01-01T00:00:00.000000000", "2000-01-01T00:00:00.000000000", "2001-01-01T00:00:00.000000000", "2002-01-01T00:00:00.000000000", "2003-01-01T00:00:00.000000000", "2004-01-01T00:00:00.000000000", "2005-01-01T00:00:00.000000000", "2006-01-01T00:00:00.000000000", "2007-01-01T00:00:00.000000000", "2008-01-01T00:00:00.000000000", "2009-01-01T00:00:00.000000000", "2010-01-01T00:00:00.000000000", "2011-01-01T00:00:00.000000000", "2012-01-01T00:00:00.000000000", "2013-01-01T00:00:00.000000000", "2014-01-01T00:00:00.000000000", "2015-01-01T00:00:00.000000000", "2016-01-01T00:00:00.000000000", "2017-01-01T00:00:00.000000000", "2018-01-01T00:00:00.000000000", "2019-01-01T00:00:00.000000000", "2020-01-01T00:00:00.000000000", "2021-01-01T00:00:00.000000000", "2022-01-01T00:00:00.000000000", "2023-01-01T00:00:00.000000000", "2024-01-01T00:00:00.000000000", "2025-01-01T00:00:00.000000000", "2026-01-01T00:00:00.000000000", "2027-01-01T00:00:00.000000000"], "xaxis": "x", "y": [1, 2, 2, 4, 2, 5, 10, 13, 15, 18, 60, 64, 18, 4, 4, 9, 8, 5, 4, 4, 10, 13, 7, 11, 21, 10, 20, 27, 22, 28, 31, 34, 30, 23, 38, 34, 35, 52, 41, 39, 52, 71, 63, 75, 67, 66, 68, 65, 76, 74, 73, 92, 84, 88, 100, 92, 88, 86, 91, 131, 119, 117, 148, 139, 164, 148, 166, 221, 235, 230, 179, 184, 192, 181, 156, 190, 187, 195, 191, 223, 209, 244, 272, 324, 376, 313, 329, 366, 402, 390, 445, 448, 440, 451, 462, 478, 484, 512, 482, 478, 582, 710, 758, 805, 931, 883, 943, 996, 1197, 1261, 1478, 1685, 1825, 1928, 1965, 1889, 2301, 2767, 3177, 1685, 59, 6, 2], "yaxis": "y", "type": "scatter"}], "layout": {"xaxis": {"anchor": "y", "domain": [0.0, 1.0], "title": {"text": "Anno di uscita"}}, "yaxis": {"anchor": "x", "domain": [0.0, 1.0], "title": {"text": "Numero di film"}}, "legend": {"title": {"text": "Genere"}, "tracegroupgap": 0}, "margin": {"t": 60}, "title": {"text": "Evoluzione dei generi più diffusi nel tempo"}}}
